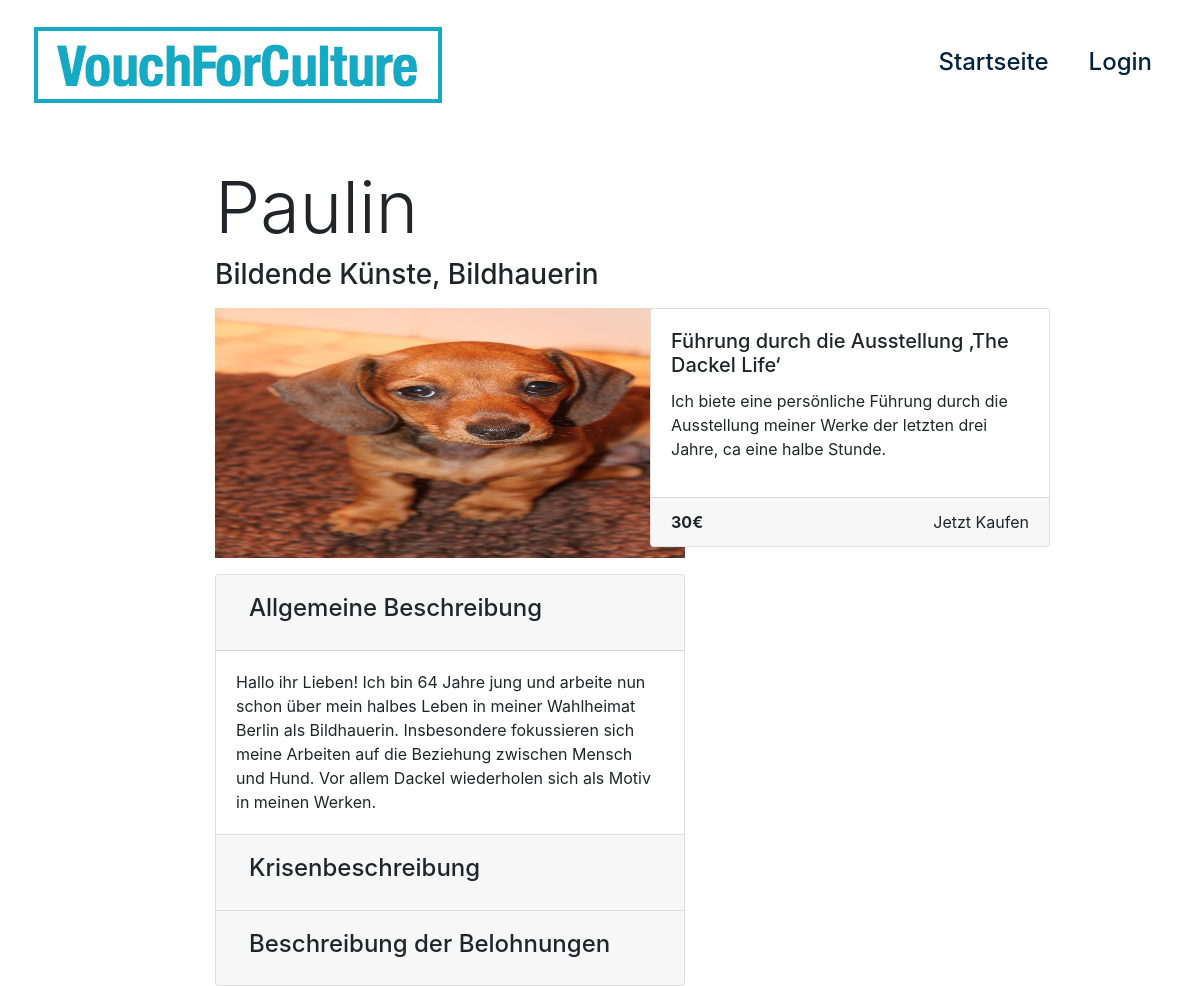
The page /page/6 on the database its author committed.
### app.py (models this page shows)
class Page(db.Model):
    id = db.Column(db.Integer, primary_key=True)
    creator_id = db.Column(db.Integer, db.ForeignKey("user.id"))
    artist_name = db.Column(db.String)
    artist_category = db.Column(db.String)
    artist_job = db.Column(db.String)
    artist_location_lat = db.Column(db.Float)
    artist_location_long = db.Column(db.Float)
    description_title = db.Column(db.String)
    description_general = db.Column(db.String)
    description_crisis = db.Column(db.String)
    description_rewards = db.Column(db.String)
    titlepicture_path = db.Column(db.String)
    media_path = db.Column(db.String)
    rewards = db.relationship('Reward', backref='Page', lazy=True)

class Reward(db.Model):
    Page_Id = db.Column(db.Integer, db.ForeignKey("page.id"))
    id = db.Column(db.Integer, primary_key=True)
    title = db.Column(db.String)
    description = db.Column(db.String)
    category_form = db.Column(db.String)
    category_time = db.Column(db.String)
    price = db.Column(db.Float)
    primary = db.Column(db.Boolean)
    active = db.Column(db.Boolean)

### app.py (the view)
@app.route("/page/<int:PageId>")
def page(PageId):
    pageName = "Test"
    page = Page.query.filter_by(id = PageId).first()
    rewards = Reward.query.filter(Reward.Page_Id == PageId).order_by(Reward.price.asc())
    return render_template("page.html", title=f"{pageName}", page=page, rewards=rewards)

### templates/page.html (shortened to what this page needs)
{% extends "layout.html" %}
{% import "bootstrap/wtf.html" as wtf %}
{% block body %}
<div class="container-fluid mt-3">
  <div class="row justify-content-center">
    <div class="col-8">
      <p>
        <h1 class="display-3">{{page.artist_name}}</h1>
        <h3>{{page.artist_category}}, {{page.artist_job}}</h3>
      </p>
    </div>
  </div>
  <div class="row justify-content-center">
    <div class="col-5">
      <img src={{page.titlepicture_path}} class="w-100 mb-3" style="height:250px;">
      <div class="accordion" id="accordionExample">
        <div class="card">
        <div class="card-header" id="headingOne">
            <button class="btn" type="button" data-toggle="collapse" data-target="#collapseOne" aria-expanded="true" aria-controls="collapseOne">
                <h4>Allgemeine Beschreibung</h4>
            </button>
        </div>
        <div id="collapseOne" class="collapse show" aria-labelledby="headingOne" data-parent="#accordionExample">
            <div class="card-body">
                {{page.description_general}}
            </div>
        </div>
        </div>
        <div class="card">
        <div class="card-header" id="headingTwo">
            <button class="btn collapsed" type="button" data-toggle="collapse" data-target="#collapseTwo" aria-expanded="false" aria-controls="collapseTwo">
                    <h4>Krisenbeschreibung</h4>
            </button>
        </div>
        </div>
        <div class="card">
        <div class="card-header" id="headingThree">
            <button class="btn collapsed" type="button" data-toggle="collapse" data-target="#collapseThree" aria-expanded="false" aria-controls="collapseThree">
                <h4>Beschreibung der Belohnungen</h4>
            </button>
        </div>
        </div>
      </div>
    </div>
    <div class="col-3">
      <div class="card-deck justify-content-center">
        {% for r in rewards %}
        <div class="card mb-3" style="min-width:400px; max-width:400px;">
        <div class="card-body">
            <h5 class="card-title">{{r.title}}</h5>
            <p class="card-text">{{r.description}}</p>
        </div>
        <div class="card-footer">
            <strong>{{r.price | int}}€</strong> <span class="float-right">Jetzt Kaufen</span>
        </div>
        </div>
        {% endfor %}
      </div>
    </div>
  </div>
</div>
{% endblock %}

### static/main.css (style rules this page uses)
body { padding: 0; margin: 0; background: #fff; }

### rows shown on the page
Page: artist_name "Paulin", artist_category "Bildende Künste", artist_job "Bildhauerin", titlepicture_path (picture), description_general "Hallo ihr Lieben! Ich bin 64 Jahre jung und arbeite nun schon über mein halbes Leben in meiner Wahlheimat Berlin als Bildhauerin. Insbesondere fokussieren sich meine Arbeiten auf die Beziehung zwischen Mensch und Hund. Vor allem Dackel wiederholen sich als Motiv in meinen Werken."
Reward: title "Führung durch die Ausstellung ‚The Dackel Life‘", description "Ich biete eine persönliche Führung durch die Ausstellung meiner Werke der letzten drei Jahre, ca eine halbe Stunde.", price "30"
